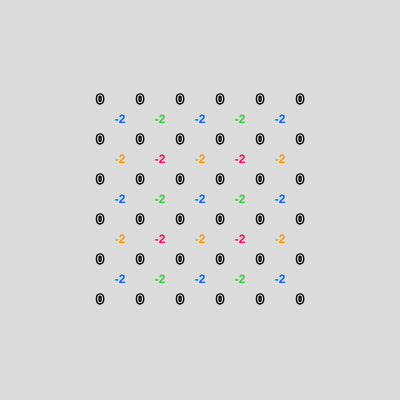
Frame 1 (no input)
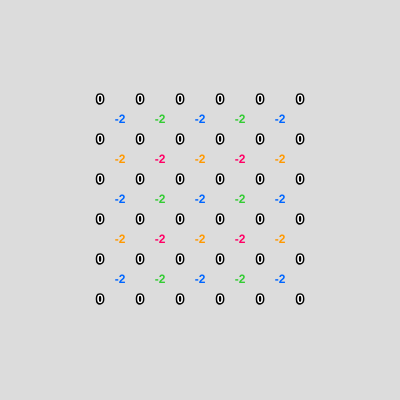
Frame 60 (no input)
Frame 120 (the mouse pressed at the canvas centre since frame 60): identical to frame 60, image omitted

The p5.js sketch that drew these frames (run headless with seeded random() and noise() and a simulated clock; from frame 60 on, the mouse is pressed at the canvas centre):

// p5.js sketch
// ── sketch.js
let n = 6;
const maxN = 20;
let isPeriodicBC = false;
let np;
let spin;
let charge;
let flippability;
let mouseRegion;
const MOUSE_OUT_OF_RANGE = 0;
const MOUSE_ON_SPIN = 1;
const MOUSE_ON_PLAQUETTE = 2;
const xOffset = 100;
const yOffset = 100;
const xSpacing = 40;
const ySpacing = 40;
const backgroundColor = 220;
const flippableColor = 240;
const unflippableColor = 220;
let chargeColors;
let plainChargeColor;
let mouseSpinI;
let mouseSpinJ;
let mousePlaquetteI;
let mousePlaquetteJ;

let initialState;
const ZERO = 0;
const RANDOM = 1;
const NEEL = 2;

let buttonBC;
let selectSize;
let selectInitialState;
let buttonFlipState;

function setup() {
  createCanvas(400, 400);
  chargeColors = [color("#0066ff"), color("#ff9900"), color("#33cc33"), color("#ff0066")];
  plainChargeColor = color("#9900cc");
  
  buttonBC = createButton("Toggle Boundary Conditions");
  // buttonBC.position(0, 0);
  buttonBC.mousePressed(changeBC);
  
  selectSize = createSelect();
  // selectSize.position(20, 20);
  for (let size = 0; size <= maxN; ++size) {
    selectSize.option(str(size));
  }
  selectSize.changed(changeSize);
  selectSize.selected("6");
  
  selectInitialState = createSelect();
  // selectInitialState.position(200, 350);
  selectInitialState.option("Random");
  selectInitialState.option("Zero");
  selectInitialState.option("Neel");
  selectInitialState.changed(changeInitialState);
  // selectInitialState.selected("Zero");
  
  buttonFlipState = createButton("Flip All Spins");
  // buttonFlipState.position(350, 350);
  buttonFlipState.mousePressed(flipAllSpins);
  
  setupSpin();
  setupFlippabilityCharge();
}

function setupSpin() {
  spin = Array(n).fill().map(() => Array(n).fill(0));
  switch (initialState) {
    case RANDOM:
      for (let i = 0; i < n; ++i) {
        for (let j = 0; j < n; ++j) {
          spin[i][j] = Math.floor(random(2));
        }
      }
      break;
    case NEEL:
      for (let i = 0; i < n; ++i) {
        for (let j = 0; j < n; ++j) {
          spin[i][j] = (i + j) % 2; 
        }
      }
      break;
    case ZERO:
      break;
  }
}

function setupFlippabilityCharge() {
  if (isPeriodicBC) {
    np = n;
  } else {
    np = n - 1;
  }
  flippability = Array(np).fill().map(() => Array(np).fill(1));
  charge = Array(np).fill().map(() => Array(np).fill(1));
}

function changeInitialState() {
  switch (selectInitialState.value()) {
    case "Zero":
      initialState = ZERO;
      break;
    case "Random":
      initialState = RANDOM;
      break;
    case "Neel":
      initialState = NEEL;
      break;
  }
  setupSpin();
}

function changeBC() {
  isPeriodicBC = !isPeriodicBC;
  setupFlippabilityCharge();
}

function changeSize() {
  let size = int(selectSize.value());
  n = size;
  if ((size % 2) === 1) {
    selectInitialState.disable("Neel");
    selectInitialState.selected("Zero");
  } else {
    let neelOption = select("option[value=Neel]");
    neelOption.removeAttribute("disabled");
  }
  setupSpin();
  setupFlippabilityCharge();
  
  let w = (n - 1) * xSpacing + 2 * xOffset;
  let h = (n - 1) * ySpacing + 2 * yOffset;
  resizeCanvas(w, h);
}

function flipAllSpins() {
  for (let i = 0; i < n; ++i) {
    for (let j = 0; j < n; ++j) {
      flipSpin(i, j);
    }
  }
}

function calculateCharge() {
  for (let i = 0; i < np; ++i) {
    for (let j = 0; j < np; ++ j) {
      charge[i][j] = spin[i][j] + spin[(i + 1) % n][j] + spin[i][(j + 1) % n] + spin[(i + 1) % n][(j + 1) % n] - 2;
    }
  }
}

function calculateFlippability() {
  for (let i = 0; i < np; ++i) {
    for (let j = 0; j < np; ++ j) {
      let isDiagonalSame = (spin[i][j] === spin[(i + 1) % n][(j + 1) % n]) && (spin[(i + 1) % n][j] === spin[i][(j + 1) % n]);
      let isSideDifferent = (spin[i][j] !== spin[i][(j + 1) % n]) && (spin[i][j] !== spin[(i + 1) % n][j]);
      if (isDiagonalSame && isSideDifferent) {
        flippability[i][j] = 1;
      } else {
        flippability[i][j] = 0;
      }
    }
  }
}

function drawSpins() {
  stroke(0);
  strokeWeight(3);
  fill(255);
  textAlign(CENTER, CENTER);
  for (let i = 0; i < n; ++i) {
    for (let j = 0; j < n; ++j) {
      text(str(spin[i][j]), xOffset + i * xSpacing, yOffset + j * ySpacing);
    }
  }
  if (isPeriodicBC) {
    stroke(160);
    for (let i = - 1; i < n + 1; ++ i) {
      text(str(spin[(i + n) % n][n - 1]), xOffset + i * xSpacing, yOffset - ySpacing);
      text(str(spin[(i + n) % n][0]), xOffset + i * xSpacing, yOffset + n * ySpacing);
    }
    for (let j = 0; j < n; ++ j) {
      text(str(spin[n - 1][j]), xOffset - xSpacing, yOffset + j * ySpacing);
      text(str(spin[0][j]), xOffset + n * xSpacing, yOffset + j * ySpacing);
    }
  }
}

function drawPlaquettes() {
  rectMode(CENTER);
  strokeWeight(0);
  for (let i = 0; i < np; ++i) {
    for (let j = 0; j < np; ++j) {
      if (flippability[i][j] === 1) {
        fill(flippableColor);
      } else {
        fill(unflippableColor);
      }
      rect(xOffset + i * xSpacing + 0.5 *  xSpacing, yOffset + j * ySpacing + 0.5 * ySpacing, xSpacing * 0.5, ySpacing * 0.5);
    }
  }
  if (isPeriodicBC) {
    for (let i = -1; i < np; ++i) {
      if (flippability[(i + np) % np][np - 1] === 1) {
        fill(flippableColor);
      } else {
        fill(unflippableColor);
      }
      rect(xOffset + i * xSpacing + 0.5 *  xSpacing, yOffset - ySpacing + 0.5 * ySpacing, xSpacing * 0.5, ySpacing * 0.5);
    }
    for (let j = 0; j < np; ++j) {
      if (flippability[np - 1][j] === 1) {
        fill(flippableColor);
      } else {
        fill(unflippableColor);
      }
      rect(xOffset - xSpacing + 0.5 *  xSpacing, yOffset + j * ySpacing + 0.5 * ySpacing, xSpacing * 0.5, ySpacing * 0.5);
    }
  }
}

function drawCharges() {
  strokeWeight(0);
  textStyle(BOLD);
  if (isPeriodicBC && (n % 2 === 1)) {
    stroke(plainChargeColor);
    fill(plainChargeColor);
    for (let i = -1; i < np; ++ i) {
      for (let j = -1; j < np; ++ j) {
        let plusSign = charge[(i + np) % np][(j + np) % np] > 0 ? "+" : "";
        text(plusSign + str(charge[(i + np) % np][(j + np) % np]), xOffset + i * xSpacing + 0.5 * xSpacing, yOffset + j * ySpacing + 0.5 * ySpacing);
      }
    }
  } else {
    for (let k = 0; k < 4; ++k) {
      let p = Math.floor(k / 2);
      let q = k % 2;
      stroke(chargeColors[k]);
      fill(chargeColors[k]);
      for (let i = p; i < np; i += 2) {
        for (let j = q; j < np; j += 2) {
          let plusSign = charge[i][j] > 0 ? "+" : "";
          text(plusSign + str(charge[i][j]), xOffset + i * xSpacing + 0.5 * xSpacing, yOffset + j * ySpacing + 0.5 * ySpacing);
        }
      }
      if (isPeriodicBC) {
        for (let i = -1 * p; i < np; i += 2) {
          let plusSign = charge[(i + np) % np][np - 1] > 0 ? "+" : "";
          text(plusSign + str(charge[(i + np) % np][np - 1]), xOffset + i * xSpacing + 0.5 * xSpacing, yOffset - ySpacing + 0.5 * ySpacing);
        }
        for (let j = q; j < np; j += 2) {
          let plusSign = charge[np - 1][j] > 0 ? "+" : "";
          text(plusSign + str(charge[np - 1][j]), xOffset - xSpacing + 0.5 * xSpacing, yOffset + j * ySpacing + 0.5 * ySpacing);
        }
      }
    }
  }
}

function calculateMouseRegion(x, y) {
  let lowestPlaquetteRegionI;
  let lowestPlaquetteRegionJ;
  if (isPeriodicBC) {
    lowestPlaquetteRegionI = -1;
    lowestPlaquetteRegionJ = -1;
  } else {
    lowestPlaquetteRegionI = 1;
    lowestPlaquetteRegionJ = 1;
  }
  // console.log(lowestPlaquetteRegionI);
  let xRegion = Math.floor((x + 0.25 * xSpacing - xOffset) / xSpacing * 2);
  let yRegion = Math.floor((y + 0.25 * ySpacing - yOffset) / ySpacing * 2);
  // console.log("Mouse region: ", xRegion, yRegion);
  if ((xRegion >= 0) && (xRegion <= 2 * n - 2) && (xRegion % 2 === 0) && (yRegion >= 0) && (yRegion <= 2 * n - 2) && (yRegion % 2 === 0)) {
    mouseRegion = MOUSE_ON_SPIN;
    mouseSpinI = Math.floor(xRegion / 2);
    mouseSpinJ = Math.floor(yRegion / 2);
  } else if ((xRegion >= lowestPlaquetteRegionI) && (xRegion <= 2 * np - 1) && ((xRegion + 2) % 2 === 1) && (yRegion >= lowestPlaquetteRegionJ) && (yRegion <= 2 * np - 1) && ((yRegion + 2) % 2 === 1)) {
    mouseRegion = MOUSE_ON_PLAQUETTE;
    mousePlaquetteI = Math.floor((xRegion - 1) / 2);
    mousePlaquetteJ = Math.floor((yRegion - 1) / 2);
    // console.log("Plaquette index: ", mousePlaquetteI, mousePlaquetteJ);
  } else {
    mouseRegion = MOUSE_OUT_OF_RANGE;
  }
}

function setMouseShape() {
  switch (mouseRegion) {
    case MOUSE_ON_SPIN:
      cursor(HAND);
      stroke(0);
      strokeWeight(4);
      fill(255);
      text(str(spin[mouseSpinI][mouseSpinJ]), xOffset + mouseSpinI * xSpacing, yOffset + mouseSpinJ * ySpacing);
      break;
    case MOUSE_ON_PLAQUETTE:
      if (flippability[(mousePlaquetteI + np) % np][(mousePlaquetteJ + np) % np] == 1) {
        cursor(HAND);
        stroke(0);
        strokeWeight(2);
        noFill();
        rect(xOffset + mousePlaquetteI * xSpacing + 0.5 * xSpacing, yOffset + mousePlaquetteJ * ySpacing + 0.5 * ySpacing, xSpacing * 0.5, ySpacing * 0.5);
        if (isPeriodicBC) {
          stroke(160);
          if (mousePlaquetteI === -1) {
            rect(xOffset + (np - 1) * xSpacing + 0.5 * xSpacing, yOffset + mousePlaquetteJ * ySpacing + 0.5 * ySpacing, xSpacing * 0.5, ySpacing * 0.5);
          }
          if (mousePlaquetteI === np - 1) {
            rect(xOffset - xSpacing + 0.5 * xSpacing, yOffset + mousePlaquetteJ * ySpacing + 0.5 * ySpacing, xSpacing * 0.5, ySpacing * 0.5);
          }
          if (mousePlaquetteJ === -1) {
            rect(xOffset + mousePlaquetteI * xSpacing + 0.5 * xSpacing, yOffset + (np - 1) * ySpacing + 0.5 * ySpacing, xSpacing * 0.5, ySpacing * 0.5);
          }
          if (mousePlaquetteJ === np - 1) {
            rect(xOffset + mousePlaquetteI * xSpacing + 0.5 * xSpacing, yOffset - ySpacing + 0.5 * ySpacing, xSpacing * 0.5, ySpacing * 0.5);
          }
          if (mousePlaquetteI === -1 && mousePlaquetteJ === -1) {
            rect(xOffset + (np - 1) * xSpacing + 0.5 * xSpacing, yOffset + (np - 1) * ySpacing + 0.5 * ySpacing, xSpacing * 0.5, ySpacing * 0.5);
          }
          if (mousePlaquetteI === -1 && mousePlaquetteJ === np - 1) {
            rect(xOffset + (np - 1) * xSpacing + 0.5 * xSpacing, yOffset - ySpacing + 0.5 * ySpacing, xSpacing * 0.5, ySpacing * 0.5);
          }
          if (mousePlaquetteI === np - 1 && mousePlaquetteJ === -1) {
            rect(xOffset - xSpacing + 0.5 * xSpacing, yOffset + (np - 1) * ySpacing + 0.5 * ySpacing, xSpacing * 0.5, ySpacing * 0.5);
          }
          if (mousePlaquetteI === np - 1 && mousePlaquetteJ === np - 1) {
            rect(xOffset - xSpacing + 0.5 * xSpacing, yOffset - ySpacing + 0.5 * ySpacing, xSpacing * 0.5, ySpacing * 0.5);
          }
        }
      }
      break;
    case MOUSE_OUT_OF_RANGE:
      cursor(ARROW);
  }
}


function draw() {
  background(backgroundColor);
  
  calculateCharge();
  calculateFlippability();
  
  drawSpins(); 
  drawPlaquettes();
  drawCharges();

  calculateMouseRegion(mouseX, mouseY);
  setMouseShape();
}

function flipSpin(i, j) {
  spin[i][j] = (spin[i][j] + 1) % 2;
}

function flipPlaquette(i, j) {
  spin[i][j] = (spin[i][j] + 1) % 2;
  spin[i][(j + 1) % n] = (spin[i][(j + 1) % n] + 1) % 2;
  spin[(i + 1) % n][j] = (spin[(i + 1) % n][j] + 1) % 2;
  spin[(i + 1) % n][(j + 1) % n] = (spin[(i + 1) % n][(j + 1) % n] + 1) % 2;
}

function mousePressed() {
  switch (mouseRegion) {
    case MOUSE_ON_SPIN:
      flipSpin(mouseSpinI, mouseSpinJ);
      break;
    case MOUSE_ON_PLAQUETTE:
      if (flippability[(mousePlaquetteI + np) % np][(mousePlaquetteJ + np) % np] === 1) {
        flipPlaquette((mousePlaquetteI + np) % np, (mousePlaquetteJ + np) % np);
      }
      break;
  }
}
